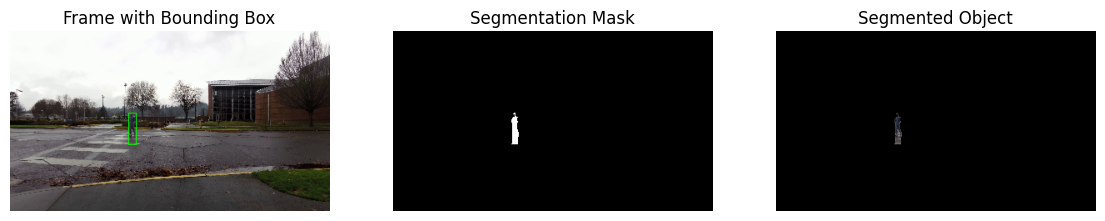
#> input picture images/avg1.png, 1105 x 221 px, given in place of 2007_000063.jpg, which was not available
$ jupyter execute --allow-errors task1.ipynb   (Python 2 division)   (text cells are left out)
#> lines starting #> are read from the running program, lines starting #| are printed output that depends on the picture; after the words box and inside, x2 and y2 are one past the last pixel; in counts of white or black regions, pixels touching at a corner belong together; pictures that were not available may be replaced by others from this repository, and a replacement may not be noted
[cell 1]
import cv2
import numpy as np
import matplotlib.pyplot as plt

[cell 2]
img_name = "2007_000063"
voc12_ext = ".jpg"
gt_ext = ".png"

image = cv2.imread("data/voc12/" + img_name + voc12_ext)
#> image is the input picture: shape (221, 1105, 3); mean B, G, R 101.2, 101.8, 102.5
image_gt = cv2.imread("data/gt/" + img_name + gt_ext)
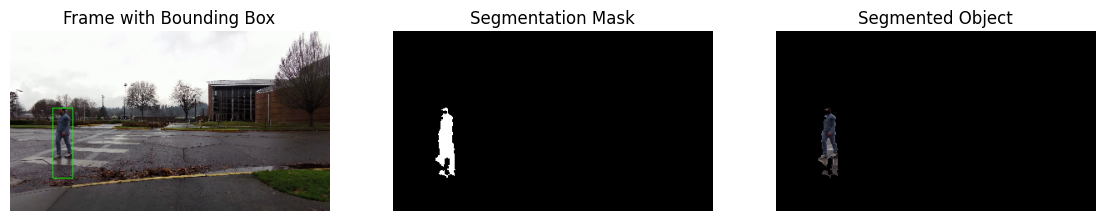
#> input picture images/avg2.png, 1105 x 221 px, given in place of 2007_000063.png, which was not available
#> image_gt is the input picture: shape (221, 1105, 3); mean B, G, R 102, 102.5, 103.2

mask_rgb = cv2.imread("data/mask.png")
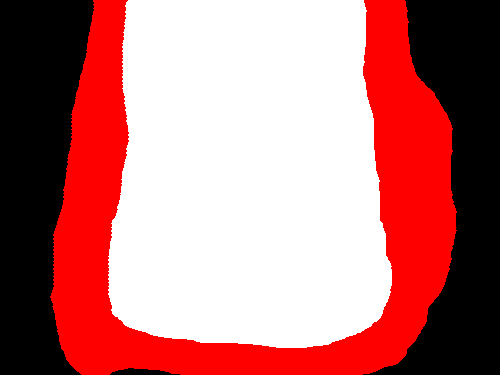
#> input picture data/mask.png, 500 x 375 px
#> mask_rgb is the input picture: shape (375, 500, 3); mean B, G, R 118.8, 118.8, 185.8
mask = np.zeros((mask_rgb.shape[0], mask_rgb.shape[1]), dtype=np.uint8)

[cell 3]
# create grayscale mask as the mask was painted in RGB color space
for i in range(mask_rgb.shape[0]):
    for j in range(mask_rgb.shape[1]):
        # red in BGR is possible foreground
        if mask_rgb[i,j,0] == 0 and mask_rgb[i,j,1] == 0 and mask_rgb[i,j,2] == 255:
            mask[i,j] = cv2.GC_PR_FGD
        # white in BGR is sure foreground
        elif mask_rgb[i,j,0] == 255 and mask_rgb[i,j,1] == 255 and mask_rgb[i,j,2] == 255:
            mask[i,j] = cv2.GC_FGD
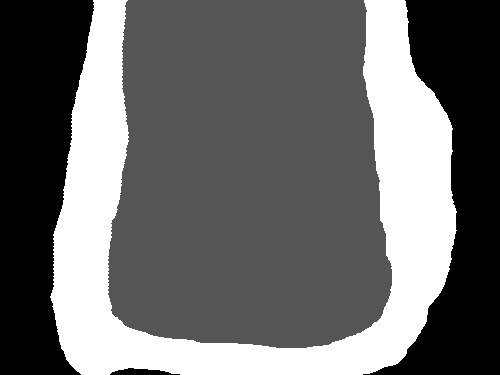
#> mask: shape (375, 500); min 0, max 3, mean 1.25; drawn with min black and max white
        # rest is black which is sure background

[cell 4]
fig = plt.figure(figsize=(12, 6))

rows = 1
cols = 2

fig.add_subplot(rows, cols, 1)
plt.axis("off")
plt.title("Original Image")
plt.imshow(image[:,:,::-1])

fig.add_subplot(rows, cols, 2)
plt.axis("off")
plt.title("Segmentation Ground Truth")
plt.imshow(image_gt[:,:,::-1])
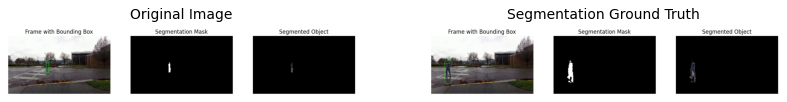
#> figure drawn by matplotlib, 2 panels

[cell 5]
plt.axis("off")
plt.title("My Mask")
plt.imshow(mask, cmap="gray")

[cell 6]
bgd_model = np.zeros((1,65),np.float64)
fgd_model = np.zeros((1,65),np.float64)
#> (the rest of this cell did not finish here and is left out)

[cell 7]
plt.axis("off")
plt.title("Mask after GrabCut")
plt.imshow(mask, cmap="gray")

[cell 8]
mask = np.where((mask == cv2.GC_FGD) | (mask == cv2.GC_PR_FGD), 1, 0)
image_gt_gray = cv2.cvtColor(image_gt, cv2.COLOR_BGR2GRAY)
np.unique(image_gt_gray)
#> Out = 256 values from 0 to 255

[cell 9]
image_gt_gray = np.where(image_gt_gray > 0, 1, 0)
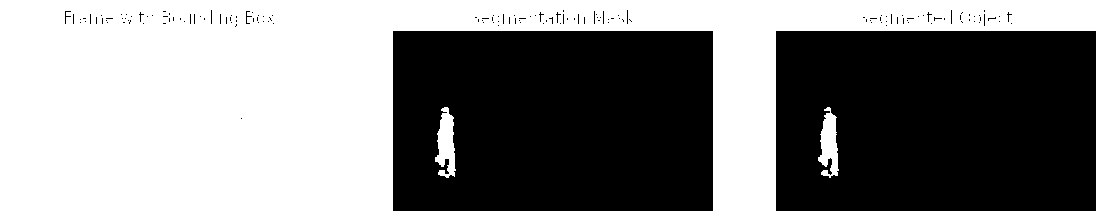
#> image_gt_gray: shape (221, 1105) int64; values 0 (black) and 1 (white), 53.3% white; 149 black regions (145 under 20 px), largest, box (x1, y1, x2, y2) and area: (776, 31, 1096, 211) 56699, (393, 31, 713, 211) 56667, (246, 11, 252, 24) 24, (65, 11, 71, 24) 23

[cell 10]
fig = plt.figure(figsize=(12, 6))

rows = 1
cols = 2

fig.add_subplot(rows, cols, 1)
plt.axis("off")
plt.title("GrabCut Mask Final")
plt.imshow(mask, cmap="gray")

fig.add_subplot(rows, cols, 2)
plt.axis("off")
plt.title("Ground Truth Mask")
plt.imshow(image_gt_gray, cmap="gray")
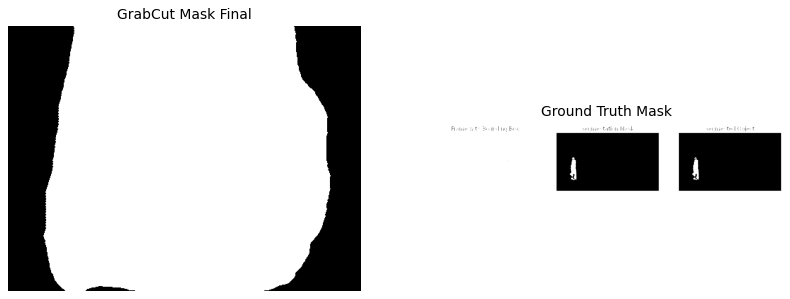
#> figure drawn by matplotlib, 2 panels
